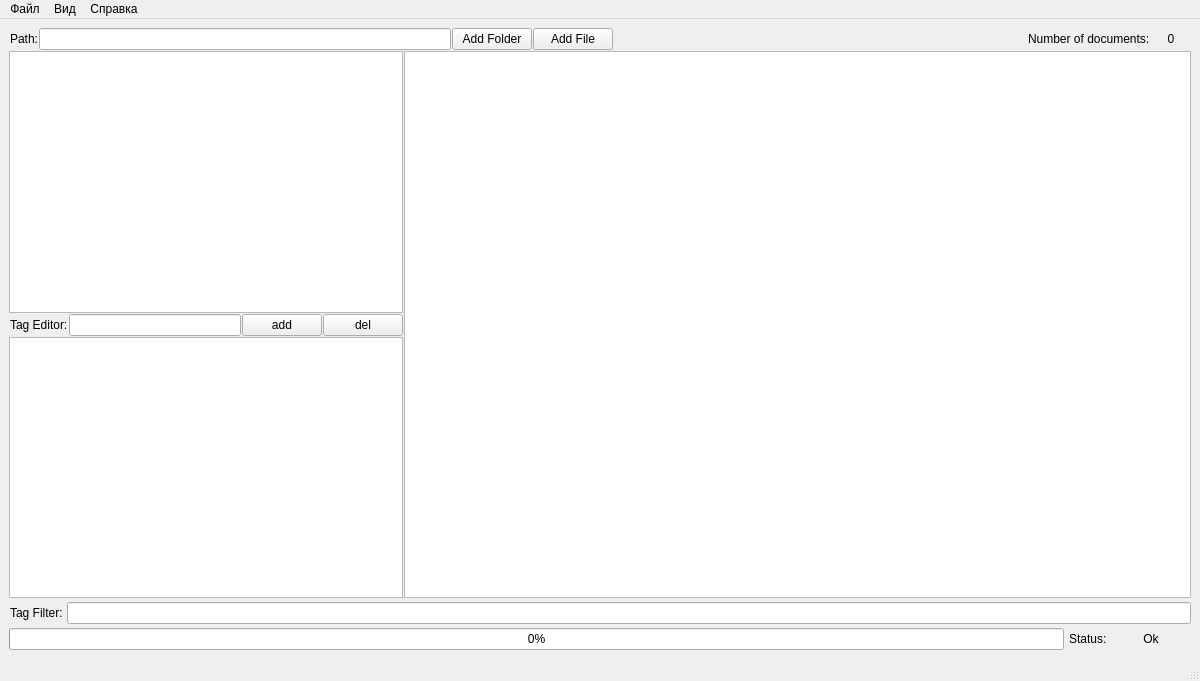
<?xml version="1.0" encoding="UTF-8"?>
<ui version="4.0">
 <class>MainWindow</class>
 <widget class="QMainWindow" name="MainWindow">
  <property name="geometry">
   <rect>
    <x>0</x>
    <y>0</y>
    <width>1200</width>
    <height>681</height>
   </rect>
  </property>
  <property name="sizePolicy">
   <sizepolicy hsizetype="MinimumExpanding" vsizetype="MinimumExpanding">
    <horstretch>0</horstretch>
    <verstretch>0</verstretch>
   </sizepolicy>
  </property>
  <property name="windowTitle">
   <string>Librarian 0.1</string>
  </property>
  <property name="accessibleName">
   <string>lib_main</string>
  </property>
  <property name="accessibleDescription">
   <string>librarian program</string>
  </property>
  <property name="dockNestingEnabled">
   <bool>true</bool>
  </property>
  <property name="unifiedTitleAndToolBarOnMac">
   <bool>true</bool>
  </property>
  <widget class="QWidget" name="centralwidget">
   <property name="sizePolicy">
    <sizepolicy hsizetype="Expanding" vsizetype="Expanding">
     <horstretch>0</horstretch>
     <verstretch>0</verstretch>
    </sizepolicy>
   </property>
   <layout class="QVBoxLayout" name="verticalLayout" stretch="60,3,1">
    <property name="spacing">
     <number>4</number>
    </property>
    <property name="sizeConstraint">
     <enum>QLayout::SetMinAndMaxSize</enum>
    </property>
    <item>
     <layout class="QVBoxLayout" name="verticalLayout_2" stretch="1,25">
      <property name="spacing">
       <number>1</number>
      </property>
      <item>
       <layout class="QHBoxLayout" name="horizontalLayout_3">
        <item>
         <widget class="QLabel" name="label_7">
          <property name="text">
           <string>Path:</string>
          </property>
          <property name="indent">
           <number>1</number>
          </property>
         </widget>
        </item>
        <item>
         <widget class="QLineEdit" name="inputPathLine"/>
        </item>
        <item>
         <widget class="QPushButton" name="addFolderButton">
          <property name="text">
           <string>Add Folder</string>
          </property>
         </widget>
        </item>
        <item>
         <widget class="QPushButton" name="addFileButton">
          <property name="text">
           <string>Add File</string>
          </property>
         </widget>
        </item>
        <item>
         <spacer name="horizontalSpacer">
          <property name="orientation">
           <enum>Qt::Horizontal</enum>
          </property>
          <property name="sizeHint" stdset="0">
           <size>
            <width>40</width>
            <height>20</height>
           </size>
          </property>
         </spacer>
        </item>
        <item>
         <widget class="QLabel" name="label_2">
          <property name="text">
           <string>Number of documents:</string>
          </property>
          <property name="indent">
           <number>2</number>
          </property>
         </widget>
        </item>
        <item>
         <widget class="QLabel" name="numOfDocsLabel">
          <property name="minimumSize">
           <size>
            <width>40</width>
            <height>0</height>
           </size>
          </property>
          <property name="text">
           <string>0</string>
          </property>
          <property name="alignment">
           <set>Qt::AlignCenter</set>
          </property>
         </widget>
        </item>
       </layout>
      </item>
      <item>
       <layout class="QHBoxLayout" name="horizontalLayout_4" stretch="10,20">
        <property name="sizeConstraint">
         <enum>QLayout::SetNoConstraint</enum>
        </property>
        <item>
         <layout class="QVBoxLayout" name="verticalLayout_3" stretch="10,1,10">
          <item>
           <layout class="QHBoxLayout" name="horizontalLayout">
            <item>
             <widget class="QTreeView" name="treeView"/>
            </item>
           </layout>
          </item>
          <item>
           <layout class="QHBoxLayout" name="horizontalLayout_8">
            <item>
             <widget class="QLabel" name="label_5">
              <property name="text">
               <string>Tag Editor:</string>
              </property>
              <property name="indent">
               <number>1</number>
              </property>
             </widget>
            </item>
            <item>
             <widget class="QLineEdit" name="inputTagLine">
              <property name="minimumSize">
               <size>
                <width>150</width>
                <height>0</height>
               </size>
              </property>
             </widget>
            </item>
            <item>
             <widget class="QPushButton" name="addTagButton">
              <property name="sizePolicy">
               <sizepolicy hsizetype="Minimum" vsizetype="Fixed">
                <horstretch>0</horstretch>
                <verstretch>0</verstretch>
               </sizepolicy>
              </property>
              <property name="text">
               <string>add</string>
              </property>
             </widget>
            </item>
            <item>
             <widget class="QPushButton" name="deleteTagButton">
              <property name="text">
               <string>del</string>
              </property>
             </widget>
            </item>
           </layout>
          </item>
          <item>
           <layout class="QHBoxLayout" name="horizontalLayout_5">
            <item>
             <widget class="QListView" name="listView"/>
            </item>
           </layout>
          </item>
         </layout>
        </item>
        <item>
         <widget class="QColumnView" name="columnView"/>
        </item>
       </layout>
      </item>
     </layout>
    </item>
    <item>
     <layout class="QHBoxLayout" name="horizontalLayout_7">
      <item>
       <widget class="QLabel" name="label_4">
        <property name="text">
         <string>Tag Filter:</string>
        </property>
        <property name="indent">
         <number>1</number>
        </property>
       </widget>
      </item>
      <item>
       <widget class="QLineEdit" name="inputTagFilter"/>
      </item>
     </layout>
    </item>
    <item>
     <layout class="QHBoxLayout" name="horizontalLayout_2">
      <item>
       <widget class="QProgressBar" name="progressBar">
        <property name="value">
         <number>0</number>
        </property>
       </widget>
      </item>
      <item>
       <widget class="QLabel" name="label">
        <property name="minimumSize">
         <size>
          <width>0</width>
          <height>0</height>
         </size>
        </property>
        <property name="text">
         <string>Status:</string>
        </property>
        <property name="scaledContents">
         <bool>true</bool>
        </property>
        <property name="margin">
         <number>3</number>
        </property>
        <property name="indent">
         <number>1</number>
        </property>
       </widget>
      </item>
      <item>
       <widget class="QLabel" name="label_6">
        <property name="minimumSize">
         <size>
          <width>80</width>
          <height>0</height>
         </size>
        </property>
        <property name="text">
         <string>Ok</string>
        </property>
        <property name="alignment">
         <set>Qt::AlignCenter</set>
        </property>
        <property name="indent">
         <number>1</number>
        </property>
       </widget>
      </item>
     </layout>
    </item>
   </layout>
  </widget>
  <widget class="QMenuBar" name="menubar">
   <property name="geometry">
    <rect>
     <x>0</x>
     <y>0</y>
     <width>1200</width>
     <height>21</height>
    </rect>
   </property>
   <property name="layoutDirection">
    <enum>Qt::LeftToRight</enum>
   </property>
   <widget class="QMenu" name="menu">
    <property name="title">
     <string>Файл</string>
    </property>
    <addaction name="addFolderMenuBut"/>
    <addaction name="addFileMenuBut"/>
    <addaction name="separator"/>
    <addaction name="exitButton"/>
   </widget>
   <widget class="QMenu" name="menu_2">
    <property name="title">
     <string>Вид</string>
    </property>
   </widget>
   <widget class="QMenu" name="menu_3">
    <property name="title">
     <string>Справка</string>
    </property>
    <addaction name="action_3"/>
   </widget>
   <addaction name="menu"/>
   <addaction name="menu_2"/>
   <addaction name="menu_3"/>
  </widget>
  <widget class="QStatusBar" name="statusbar">
   <property name="sizePolicy">
    <sizepolicy hsizetype="Expanding" vsizetype="Expanding">
     <horstretch>0</horstretch>
     <verstretch>0</verstretch>
    </sizepolicy>
   </property>
  </widget>
  <action name="addFolderMenuBut">
   <property name="text">
    <string>Add Folder</string>
   </property>
  </action>
  <action name="addFileMenuBut">
   <property name="text">
    <string>Add File</string>
   </property>
  </action>
  <action name="action_3">
   <property name="text">
    <string>About</string>
   </property>
  </action>
  <action name="exitButton">
   <property name="text">
    <string>Exit</string>
   </property>
  </action>
 </widget>
 <resources/>
 <connections>
  <connection>
   <sender>exitButton</sender>
   <signal>triggered()</signal>
   <receiver>MainWindow</receiver>
   <slot>close()</slot>
   <hints>
    <hint type="sourcelabel">
     <x>-1</x>
     <y>-1</y>
    </hint>
    <hint type="destinationlabel">
     <x>599</x>
     <y>340</y>
    </hint>
   </hints>
  </connection>
 </connections>
</ui>
